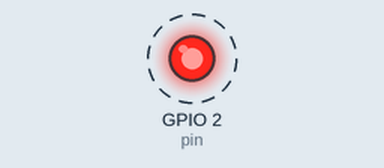
A program run on a simulated ESP32 board running MicroPython. On the bench: output pins drawn as LEDs (lit = HIGH). Wiring (from the project's diagram.json): red LED on GPIO 2. Dashed ring = blinking. What the program prints to the serial console is not drawn.

Above: at 0.5 s.
Timing chart, 0 to 4.6 s (numbered marks = the images above):
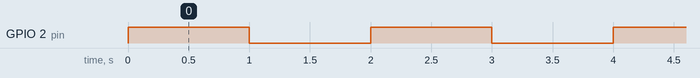

Measured:
- by itself, GPIO 2 (pin): alternates HIGH for 1.0 s and LOW for 1.0 s

The program:

main.py
```python
# Importa las librerias
from machine import Pin
from utime import sleep

# Número de pin
pin = Pin(2, Pin.OUT)

print("Inicio Lección 1")
while True:
    try:
        pin.value(not pin.value())
        sleep(1)  # sleep 1sec
    except KeyboardInterrupt:
        break
pin.off()
print("Finished.")
```
